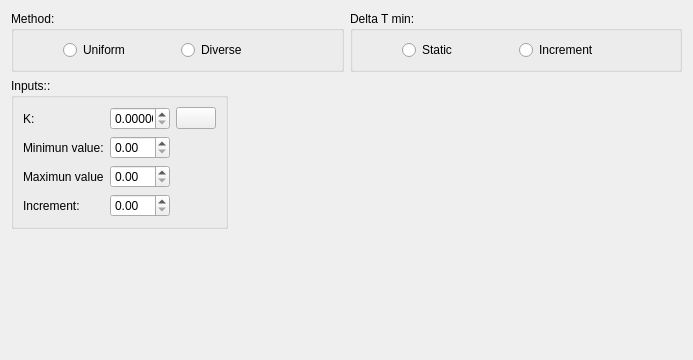
<?xml version="1.0" encoding="UTF-8"?>
<ui version="4.0">
 <class>Contenido_PLOTS</class>
 <widget class="QWidget" name="Contenido_PLOTS">
  <property name="geometry">
   <rect>
    <x>0</x>
    <y>0</y>
    <width>693</width>
    <height>360</height>
   </rect>
  </property>
  <property name="windowTitle">
   <string>Form</string>
  </property>
  <layout class="QGridLayout" name="gridLayout_2">
   <item row="0" column="0">
    <layout class="QGridLayout" name="gridLayout">
     <item row="0" column="0">
      <widget class="QGroupBox" name="groupBox">
       <property name="sizePolicy">
        <sizepolicy hsizetype="Minimum" vsizetype="Minimum">
         <horstretch>0</horstretch>
         <verstretch>0</verstretch>
        </sizepolicy>
       </property>
       <property name="title">
        <string>Method:</string>
       </property>
       <layout class="QGridLayout" name="gridLayout_3">
        <item row="0" column="2">
         <widget class="QRadioButton" name="Diverso">
          <property name="text">
           <string>Diverse</string>
          </property>
         </widget>
        </item>
        <item row="0" column="0">
         <spacer name="horizontalSpacer_4">
          <property name="orientation">
           <enum>Qt::Horizontal</enum>
          </property>
          <property name="sizeType">
           <enum>QSizePolicy::Ignored</enum>
          </property>
          <property name="sizeHint" stdset="0">
           <size>
            <width>40</width>
            <height>20</height>
           </size>
          </property>
         </spacer>
        </item>
        <item row="0" column="1">
         <widget class="QRadioButton" name="Uniforme">
          <property name="text">
           <string>Uniform</string>
          </property>
         </widget>
        </item>
        <item row="0" column="3">
         <spacer name="horizontalSpacer_3">
          <property name="orientation">
           <enum>Qt::Horizontal</enum>
          </property>
          <property name="sizeType">
           <enum>QSizePolicy::Ignored</enum>
          </property>
          <property name="sizeHint" stdset="0">
           <size>
            <width>40</width>
            <height>20</height>
           </size>
          </property>
         </spacer>
        </item>
       </layout>
      </widget>
     </item>
     <item row="0" column="1">
      <widget class="QGroupBox" name="groupBox_2">
       <property name="sizePolicy">
        <sizepolicy hsizetype="Minimum" vsizetype="Minimum">
         <horstretch>0</horstretch>
         <verstretch>0</verstretch>
        </sizepolicy>
       </property>
       <property name="title">
        <string>Delta T min:</string>
       </property>
       <layout class="QGridLayout" name="gridLayout_24">
        <item row="1" column="3">
         <widget class="QRadioButton" name="IncrementradioButton">
          <property name="enabled">
           <bool>true</bool>
          </property>
          <property name="text">
           <string>Increment</string>
          </property>
         </widget>
        </item>
        <item row="1" column="2">
         <widget class="QRadioButton" name="StaticradioButton">
          <property name="enabled">
           <bool>true</bool>
          </property>
          <property name="text">
           <string>Static </string>
          </property>
         </widget>
        </item>
        <item row="1" column="1">
         <spacer name="horizontalSpacer_2">
          <property name="orientation">
           <enum>Qt::Horizontal</enum>
          </property>
          <property name="sizeType">
           <enum>QSizePolicy::Ignored</enum>
          </property>
          <property name="sizeHint" stdset="0">
           <size>
            <width>40</width>
            <height>20</height>
           </size>
          </property>
         </spacer>
        </item>
        <item row="1" column="4">
         <spacer name="horizontalSpacer">
          <property name="orientation">
           <enum>Qt::Horizontal</enum>
          </property>
          <property name="sizeType">
           <enum>QSizePolicy::Ignored</enum>
          </property>
          <property name="sizeHint" stdset="0">
           <size>
            <width>40</width>
            <height>20</height>
           </size>
          </property>
         </spacer>
        </item>
       </layout>
      </widget>
     </item>
    </layout>
   </item>
   <item row="2" column="0">
    <layout class="QGridLayout" name="gridLayout_5">
     <item row="0" column="1" rowspan="3">
      <layout class="QGridLayout" name="gridLayout_6">
       <item row="0" column="0" rowspan="2">
        <spacer name="horizontalSpacer_9">
         <property name="orientation">
          <enum>Qt::Horizontal</enum>
         </property>
         <property name="sizeType">
          <enum>QSizePolicy::Expanding</enum>
         </property>
         <property name="sizeHint" stdset="0">
          <size>
           <width>300</width>
           <height>20</height>
          </size>
         </property>
        </spacer>
       </item>
      </layout>
     </item>
     <item row="0" column="0" rowspan="3">
      <widget class="QGroupBox" name="groupBox_3">
       <property name="title">
        <string>Inputs::</string>
       </property>
       <layout class="QGridLayout" name="gridLayout_7">
        <item row="2" column="0">
         <widget class="QLabel" name="Utext2">
          <property name="text">
           <string>Maximun value</string>
          </property>
         </widget>
        </item>
        <item row="0" column="1">
         <widget class="QDoubleSpinBox" name="k">
          <property name="maximumSize">
           <size>
            <width>60</width>
            <height>16777215</height>
           </size>
          </property>
          <property name="decimals">
           <number>6</number>
          </property>
         </widget>
        </item>
        <item row="3" column="1">
         <widget class="QDoubleSpinBox" name="Increment">
          <property name="maximumSize">
           <size>
            <width>60</width>
            <height>16777215</height>
           </size>
          </property>
          <property name="decimals">
           <number>2</number>
          </property>
          <property name="maximum">
           <double>999999999.990000009536743</double>
          </property>
         </widget>
        </item>
        <item row="2" column="1">
         <widget class="QDoubleSpinBox" name="Maximun">
          <property name="maximumSize">
           <size>
            <width>60</width>
            <height>16777215</height>
           </size>
          </property>
          <property name="maximum">
           <double>999999999.990000009536743</double>
          </property>
         </widget>
        </item>
        <item row="0" column="0">
         <widget class="QLabel" name="Utext4">
          <property name="text">
           <string>K:</string>
          </property>
         </widget>
        </item>
        <item row="1" column="1">
         <widget class="QDoubleSpinBox" name="Minimun">
          <property name="enabled">
           <bool>true</bool>
          </property>
          <property name="maximumSize">
           <size>
            <width>60</width>
            <height>16777215</height>
           </size>
          </property>
          <property name="maximum">
           <double>999999999.990000009536743</double>
          </property>
         </widget>
        </item>
        <item row="3" column="0">
         <widget class="QLabel" name="Utext3">
          <property name="text">
           <string>Increment:</string>
          </property>
         </widget>
        </item>
        <item row="1" column="0">
         <widget class="QLabel" name="Utext1">
          <property name="enabled">
           <bool>true</bool>
          </property>
          <property name="text">
           <string>Minimun value:</string>
          </property>
          <property name="alignment">
           <set>Qt::AlignLeading|Qt::AlignLeft|Qt::AlignVCenter</set>
          </property>
         </widget>
        </item>
        <item row="0" column="2">
         <widget class="QPushButton" name="help">
          <property name="text">
           <string/>
          </property>
          <property name="icon">
           <iconset resource="resources.qrc">
            <normaloff>:/resources/Resources/ayuda.png</normaloff>:/resources/Resources/ayuda.png</iconset>
          </property>
         </widget>
        </item>
       </layout>
      </widget>
     </item>
    </layout>
   </item>
   <item row="3" column="0">
    <spacer name="verticalSpacer">
     <property name="orientation">
      <enum>Qt::Vertical</enum>
     </property>
     <property name="sizeHint" stdset="0">
      <size>
       <width>20</width>
       <height>40</height>
      </size>
     </property>
    </spacer>
   </item>
  </layout>
 </widget>
 <resources>
  <include location="resources.qrc"/>
 </resources>
 <connections/>
</ui>
